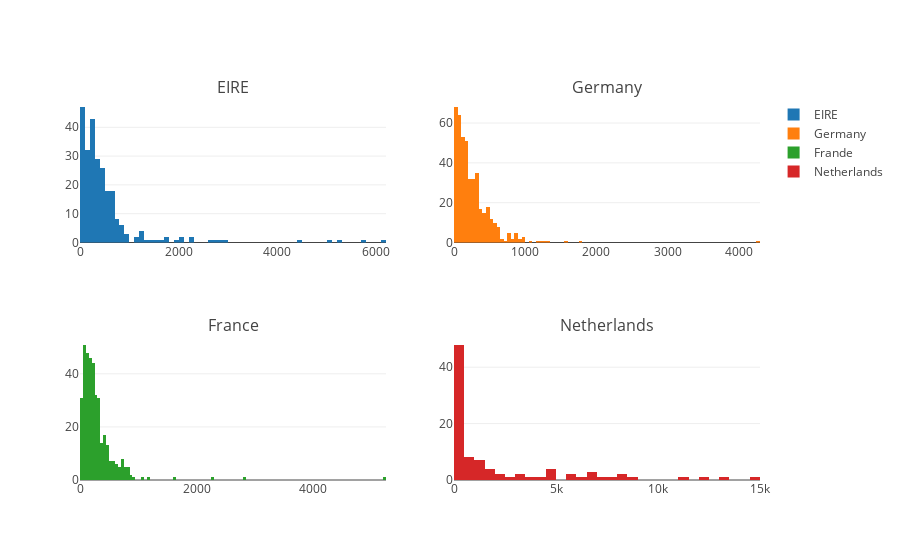

The notebook cell this image was saved under:
### Code cell
fig = tools.make_subplots(2, 2, subplot_titles=tuple(countries))

fig.add_histogram(x = qty_invc['EIRE'], row = 1, col= 1, name = 'EIRE')
fig.add_histogram(x = qty_invc['Germany'], row = 1, col= 2, name = 'Germany')
fig.add_histogram(x = qty_invc['France'], row = 2, col= 1, name = 'Frande')
fig.add_histogram(x = qty_invc['Netherlands'], row = 2, col= 2, name = 'Netherlands')
py.iplot(fig);

### Figure 1 — Plotly figure (JSON) as saved in the notebook; plotly's stock layout.template omitted (floating-point values rounded to 4 significant figures; data arrays with more than 128 entries replaced by an {"elided": "..."} marker saying what was removed)
{"data": [{"name": "EIRE", "type": "histogram", "uid": "bd30ed12-571d-4185-a2d0-add07b970ad4", "x": {"elided": "1171 int values"}, "xaxis": "x", "yaxis": "y"}, {"name": "Germany", "type": "histogram", "uid": "4d22ac39-9653-452b-9e26-24495e9d55f6", "x": {"elided": "1171 int values"}, "xaxis": "x2", "yaxis": "y2"}, {"name": "Frande", "type": "histogram", "uid": "b2ff3607-8acd-4ccf-875b-dafe03dc4a9f", "x": {"elided": "1171 int values"}, "xaxis": "x3", "yaxis": "y3"}, {"name": "Netherlands", "type": "histogram", "uid": "a2e0a4dd-37f4-4bfe-aed8-b89c2644deb6", "x": {"elided": "1171 int values"}, "xaxis": "x4", "yaxis": "y4"}], "layout": {"annotations": [{"font": {"size": 16}, "showarrow": false, "text": "EIRE", "x": 0.225, "xanchor": "center", "xref": "paper", "y": 1, "yanchor": "bottom", "yref": "paper"}, {"font": {"size": 16}, "showarrow": false, "text": "Germany", "x": 0.775, "xanchor": "center", "xref": "paper", "y": 1, "yanchor": "bottom", "yref": "paper"}, {"font": {"size": 16}, "showarrow": false, "text": "France", "x": 0.225, "xanchor": "center", "xref": "paper", "y": 0.375, "yanchor": "bottom", "yref": "paper"}, {"font": {"size": 16}, "showarrow": false, "text": "Netherlands", "x": 0.775, "xanchor": "center", "xref": "paper", "y": 0.375, "yanchor": "bottom", "yref": "paper"}], "xaxis": {"anchor": "y", "domain": [0, 0.45]}, "xaxis2": {"anchor": "y2", "domain": [0.55, 1]}, "xaxis3": {"anchor": "y3", "domain": [0, 0.45]}, "xaxis4": {"anchor": "y4", "domain": [0.55, 1]}, "yaxis": {"anchor": "x", "domain": [0.625, 1]}, "yaxis2": {"anchor": "x2", "domain": [0.625, 1]}, "yaxis3": {"anchor": "x3", "domain": [0, 0.375]}, "yaxis4": {"anchor": "x4", "domain": [0, 0.375]}}}
